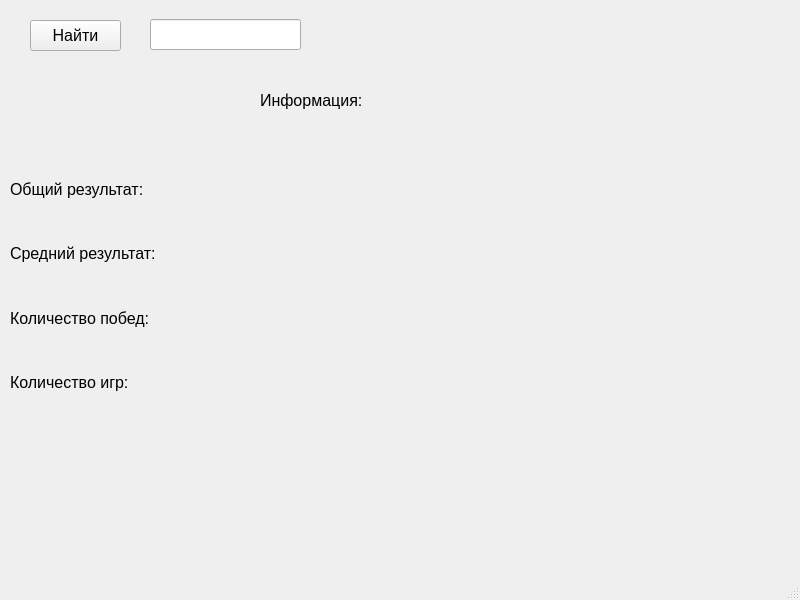
<?xml version="1.0" encoding="UTF-8"?>
<ui version="4.0">
 <class>MainWindow</class>
 <widget class="QMainWindow" name="MainWindow">
  <property name="geometry">
   <rect>
    <x>0</x>
    <y>0</y>
    <width>800</width>
    <height>600</height>
   </rect>
  </property>
  <property name="font">
   <font>
    <pointsize>12</pointsize>
   </font>
  </property>
  <property name="windowTitle">
   <string>Best Painter - Find Player</string>
  </property>
  <widget class="QWidget" name="centralwidget">
   <widget class="QLineEdit" name="player_lne">
    <property name="geometry">
     <rect>
      <x>150</x>
      <y>19</y>
      <width>151</width>
      <height>31</height>
     </rect>
    </property>
   </widget>
   <widget class="QPushButton" name="find_btn">
    <property name="geometry">
     <rect>
      <x>30</x>
      <y>20</y>
      <width>91</width>
      <height>31</height>
     </rect>
    </property>
    <property name="text">
     <string>Найти</string>
    </property>
   </widget>
   <widget class="QLabel" name="label">
    <property name="geometry">
     <rect>
      <x>260</x>
      <y>90</y>
      <width>131</width>
      <height>21</height>
     </rect>
    </property>
    <property name="text">
     <string>Информация:</string>
    </property>
   </widget>
   <widget class="QLabel" name="error_label">
    <property name="geometry">
     <rect>
      <x>10</x>
      <y>450</y>
      <width>761</width>
      <height>51</height>
     </rect>
    </property>
    <property name="text">
     <string/>
    </property>
   </widget>
   <widget class="QWidget" name="layoutWidget">
    <property name="geometry">
     <rect>
      <x>10</x>
      <y>160</y>
      <width>149</width>
      <height>251</height>
     </rect>
    </property>
    <layout class="QVBoxLayout" name="verticalLayout">
     <item>
      <widget class="QLabel" name="label_2">
       <property name="text">
        <string>Общий результат:</string>
       </property>
      </widget>
     </item>
     <item>
      <widget class="QLabel" name="label_3">
       <property name="text">
        <string>Средний результат:</string>
       </property>
      </widget>
     </item>
     <item>
      <widget class="QLabel" name="label_4">
       <property name="text">
        <string>Количество побед:</string>
       </property>
      </widget>
     </item>
     <item>
      <widget class="QLabel" name="label_5">
       <property name="text">
        <string>Количество игр:</string>
       </property>
      </widget>
     </item>
    </layout>
   </widget>
   <widget class="QWidget" name="layoutWidget">
    <property name="geometry">
     <rect>
      <x>230</x>
      <y>160</y>
      <width>551</width>
      <height>251</height>
     </rect>
    </property>
    <layout class="QVBoxLayout" name="verticalLayout_2">
     <item>
      <widget class="QLabel" name="score_label">
       <property name="text">
        <string/>
       </property>
      </widget>
     </item>
     <item>
      <widget class="QLabel" name="mean_score_label">
       <property name="text">
        <string/>
       </property>
      </widget>
     </item>
     <item>
      <widget class="QLabel" name="wins_label">
       <property name="text">
        <string/>
       </property>
      </widget>
     </item>
     <item>
      <widget class="QLabel" name="games_label">
       <property name="text">
        <string/>
       </property>
      </widget>
     </item>
    </layout>
   </widget>
  </widget>
  <widget class="QMenuBar" name="menubar">
   <property name="geometry">
    <rect>
     <x>0</x>
     <y>0</y>
     <width>800</width>
     <height>21</height>
    </rect>
   </property>
  </widget>
  <widget class="QStatusBar" name="statusbar"/>
 </widget>
 <resources/>
 <connections/>
</ui>
